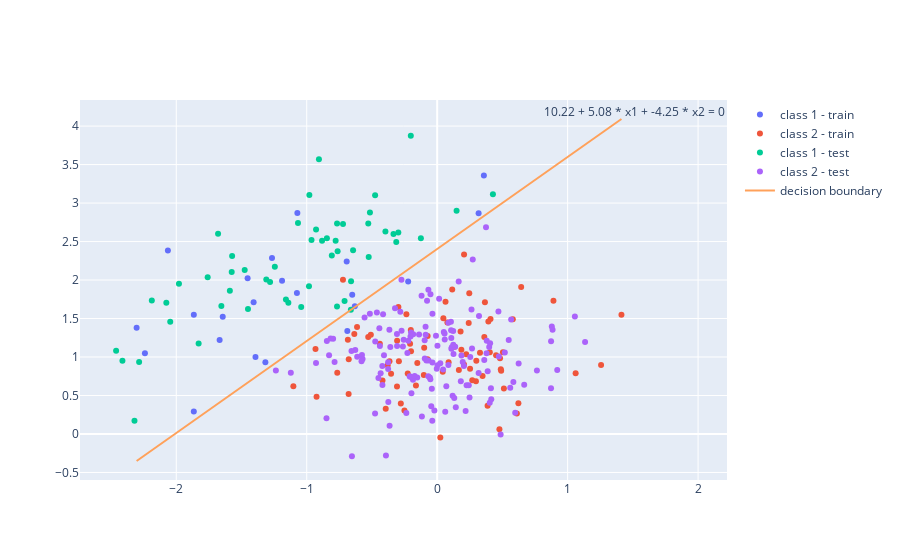
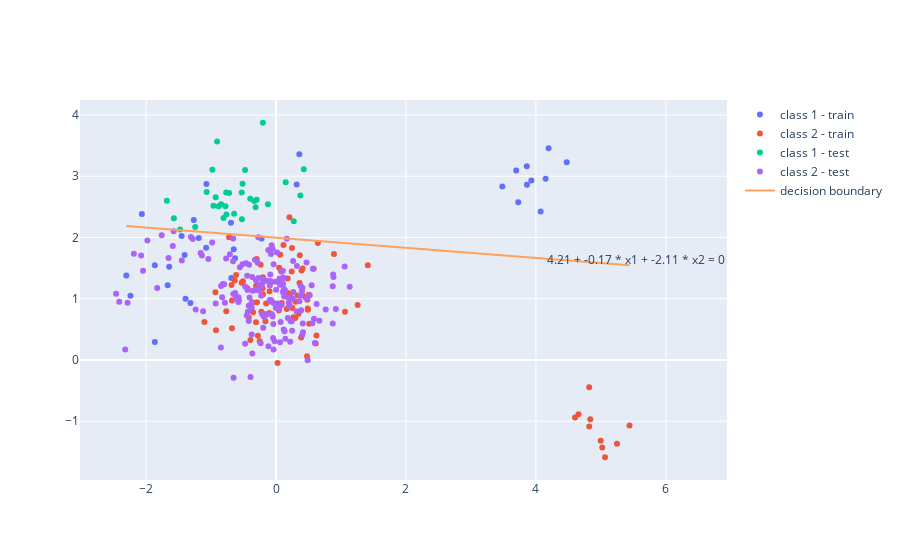

These figures' notebook cell, in order:
### Markdown cell above
> By adding 20 points in the training set that are far away for the boundary, we can see that its equation changed a lot in order to satisfy the new points to classify, nevertheless, the error only from 0.06 to 0.085. The model seems very robust. This demonstrates one of the properties of logistic regression: it is not sensitive to outliers.

### Code cell
#do LDA classification on the same data with and without the new points
from sklearn.discriminant_analysis import LinearDiscriminantAnalysis

clf = LinearDiscriminantAnalysis()
clf.fit(x_train, class_train)
y_pred = clf.predict(x_test)
error_lda = np.sum(y_pred!=class_test)/N_test
print("error_lda = ", error_lda)

clf2 = LinearDiscriminantAnalysis()
clf2.fit(x_train2, class_train2)
y_pred2 = clf2.predict(x_test)
error_lda2 = np.sum(y_pred2!=class_test)/N_test
print("error_lda2 = ", error_lda2)

#draw the decision boundary and points for LDA
fig = go.Figure()
#add the training points
fig.add_trace(go.Scatter(x=x_train[class_train_1,0], y=x_train[class_train_1,1], mode='markers', name='class 1 - train'))
fig.add_trace(go.Scatter(x=x_train[class_train_2,0], y=x_train[class_train_2,1], mode='markers', name='class 2 - train'))
#add the test points
fig.add_trace(go.Scatter(x=x_test[y_pred==1,0], y=x_test[y_pred==1,1], mode='markers', name='class 1 - test'))
fig.add_trace(go.Scatter(x=x_test[y_pred==2,0], y=x_test[y_pred==2,1], mode='markers', name='class 2 - test'))

#add the decision boundary
x1 = np.linspace(np.min(x_train[:,0]), np.max(x_train[:,0]), 100)
x2 = -(clf.intercept_ + clf.coef_[0][0]*x1)/clf.coef_[0][1]
fig.add_trace(go.Scatter(x=x1, y=x2, mode='lines', name='decision boundary'))
#add the decision boundary's equation
fig.add_annotation(x=x1[-1]+0.1, y=x2[-1]+0.1, text=str(round(clf.intercept_[0],2))+" + "+str(round(clf.coef_[0][0],2)) +" * x1 + "+ str(round(clf.coef_[0][1],2))+" * x2 = 0", showarrow=False)

fig.show()

#draw the decision boundary and points for LDA2
fig = go.Figure()
#add the training points
fig.add_trace(go.Scatter(x=x_train2[class_train2==1,0], y=x_train2[class_train2==1,1], mode='markers', name='class 1 - train'))
fig.add_trace(go.Scatter(x=x_train2[class_train2==2,0], y=x_train2[class_train2==2,1], mode='markers', name='class 2 - train'))
#add the test points
fig.add_trace(go.Scatter(x=x_test[y_pred2==1,0], y=x_test[y_pred2==1,1], mode='markers', name='class 1 - test'))
fig.add_trace(go.Scatter(x=x_test[y_pred2==2,0], y=x_test[y_pred2==2,1], mode='markers', name='class 2 - test'))

#add the decision boundary
x1 = np.linspace(np.min(x_train2[:,0]), np.max(x_train2[:,0]), 100)
x2 = -(clf2.intercept_ + clf2.coef_[0][0]*x1)/clf2.coef_[0][1]
fig.add_trace(go.Scatter(x=x1, y=x2, mode='lines', name='decision boundary'))
#add the decision boundary's equation
fig.add_annotation(x=x1[-1]+0.1, y=x2[-1]+0.1, text=str(round(clf2.intercept_[0],2))+" + "+str(round(clf2.coef_[0][0],2)) +" * x1 + "+ str(round(clf2.coef_[0][1],2))+" * x2 = 0", showarrow=False)

fig.show()
